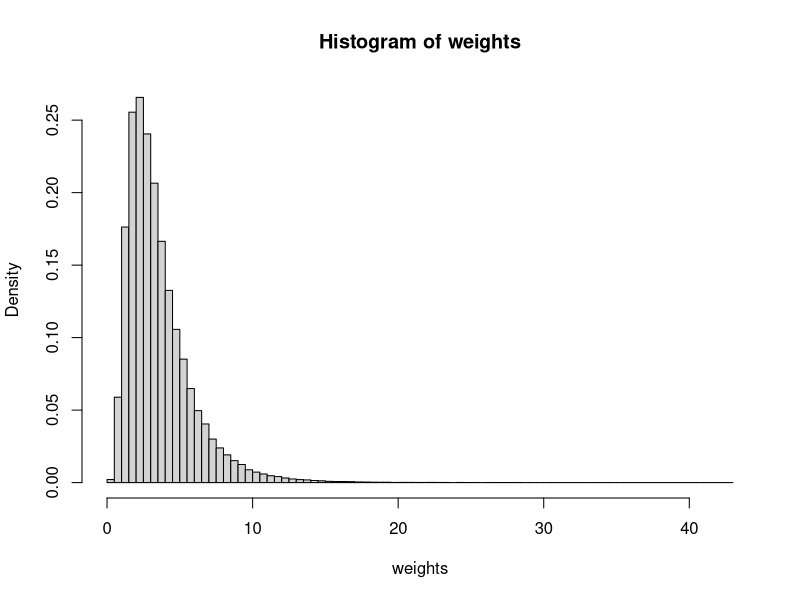
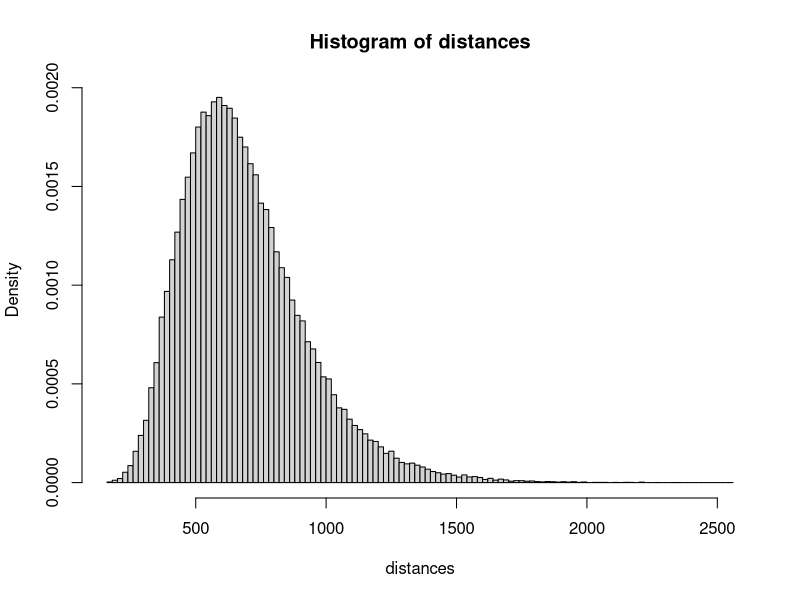

The R source for these figures, in order: (Note: this script raises an error after producing the figures.)
#
# Source code for the creation of the benchmark.csv file
#

# Setting working directory properly 
getwd()
setwd("..")    # Dont execute two times
(path <- getwd())

# Parameters of the simulation
n <- 100000
x <- matrix(c(runif(2*n)),ncol = 2,byrow = TRUE)

# Generate weights with a LogNormal distribution
mu1 <- log(3000)
sigma1 <- log(1.8)
exp(mu1+sigma1**2/2)
exp(2*mu1+4*sigma1**2/2)-exp(mu1+sigma1**2/2)**2
weights <- round(qlnorm(x[,1],mu1,sigma1)/1000,3)
hist(weights,breaks = 100,freq=FALSE)
mean(weights)
max(weights)

# Generate the errors on the weights
weightsTarifParam <- 0.7
weightsCost <- weights*weightsTarifParam
weightsError <- rnorm(n,mean(weightsCost),sd(weightsCost))
max(weightsError)
min(weightsError)
weightsFinalPrice <- weightsCost+weightsError
mean(weightsFinalPrice)
min(weightsFinalPrice)
var(weightsFinalPrice)

# Generate the distance with a LogNormal distribution
# routesCanada
# routesIATA <- cbind(paste(routesCanada$sourceAirport),paste(routesCanada$destinationAirport))
# routesDistance <- apply(routesIATA, 1, function(x) airportsDist(x[1],x[2])$value)
# max(routesDistance)
# mean(routesDistance)
mu2 <- log(650)
sigma2 <- log(1.4)
(distances <- round(qlnorm(x[,2],mu2,sigma2)))
hist(distances,breaks = 100,freq=FALSE)
mean(distances)
max(distances)

# Generate the errors on the distances
distancesTarifParam <- 0.0275
distancesCost <- distances*distancesTarifParam
distancesError <- rnorm(n,mean(distancesCost),sd(distancesCost))
distancesFinalPrice <- distancesCost+distancesError
mean(distancesFinalPrice)
var(distancesFinalPrice)
max(distancesFinalPrice)
min(distancesFinalPrice)

# Generate total price
baseCost <- 10
# taxRate <- sum(table(airportsCanada$province)*as.numeric(paste(taxRates$taxRate)))/length(airportsCanada$province)
taxRate <- 1.082408
profitMargin <- 1.15
(totalCost <- round((baseCost + weightsFinalPrice + distancesFinalPrice)*profitMargin*taxRate,2))
mean(totalCost)
var(totalCost)
max(totalCost)
min(totalCost)

# Export to csv format
(dataExport <- cbind(weights,distances,totalCost))
colnames(dataExport) <- c("Poids (Kg)","Distance (Km)","Prix (CAD $)")
write.csv(dataExport,paste(path,"/Reference/benchmark.csv",sep=""),row.names = FALSE, fileEncoding = "UTF-8")
